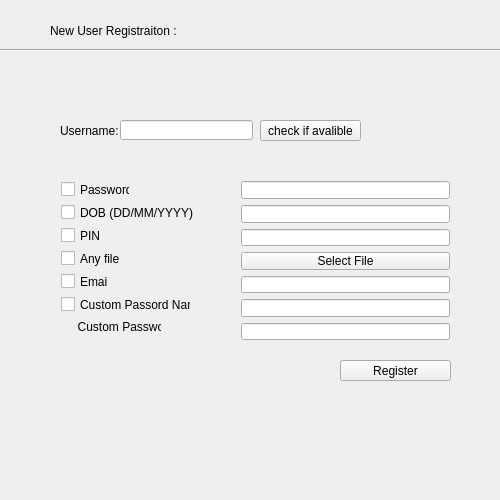
<?xml version="1.0" encoding="UTF-8"?>
<ui version="4.0">
 <class>UserRegistration</class>
 <widget class="QWizardPage" name="UserRegistration">
  <property name="windowModality">
   <enum>Qt::ApplicationModal</enum>
  </property>
  <property name="geometry">
   <rect>
    <x>0</x>
    <y>0</y>
    <width>500</width>
    <height>500</height>
   </rect>
  </property>
  <property name="windowTitle">
   <string>WizardPage</string>
  </property>
  <widget class="QLabel" name="label_2">
   <property name="geometry">
    <rect>
     <x>50</x>
     <y>10</y>
     <width>261</width>
     <height>41</height>
    </rect>
   </property>
   <property name="text">
    <string>New User Registraiton : </string>
   </property>
  </widget>
  <widget class="Line" name="line">
   <property name="geometry">
    <rect>
     <x>0</x>
     <y>40</y>
     <width>501</width>
     <height>20</height>
    </rect>
   </property>
   <property name="orientation">
    <enum>Qt::Horizontal</enum>
   </property>
  </widget>
  <widget class="QPushButton" name="pbRegister">
   <property name="geometry">
    <rect>
     <x>340</x>
     <y>360</y>
     <width>111</width>
     <height>21</height>
    </rect>
   </property>
   <property name="text">
    <string>Register</string>
   </property>
  </widget>
  <widget class="QLabel" name="lUserName">
   <property name="geometry">
    <rect>
     <x>60</x>
     <y>120</y>
     <width>61</width>
     <height>21</height>
    </rect>
   </property>
   <property name="text">
    <string>Username:</string>
   </property>
  </widget>
  <widget class="QLineEdit" name="leUserName">
   <property name="geometry">
    <rect>
     <x>120</x>
     <y>120</y>
     <width>133</width>
     <height>20</height>
    </rect>
   </property>
  </widget>
  <widget class="QCheckBox" name="cbPassword">
   <property name="geometry">
    <rect>
     <x>61</x>
     <y>181</y>
     <width>69</width>
     <height>17</height>
    </rect>
   </property>
   <property name="text">
    <string>Password</string>
   </property>
  </widget>
  <widget class="QLineEdit" name="lePassword">
   <property name="geometry">
    <rect>
     <x>241</x>
     <y>181</y>
     <width>209</width>
     <height>18</height>
    </rect>
   </property>
  </widget>
  <widget class="QCheckBox" name="cbDob">
   <property name="geometry">
    <rect>
     <x>61</x>
     <y>204</y>
     <width>161</width>
     <height>17</height>
    </rect>
   </property>
   <property name="text">
    <string>DOB (DD/MM/YYYY)</string>
   </property>
  </widget>
  <widget class="QLineEdit" name="leDob">
   <property name="geometry">
    <rect>
     <x>241</x>
     <y>205</y>
     <width>209</width>
     <height>18</height>
    </rect>
   </property>
  </widget>
  <widget class="QCheckBox" name="cbPin">
   <property name="geometry">
    <rect>
     <x>61</x>
     <y>227</y>
     <width>40</width>
     <height>17</height>
    </rect>
   </property>
   <property name="text">
    <string>PIN</string>
   </property>
  </widget>
  <widget class="QCheckBox" name="cbAnyFile">
   <property name="geometry">
    <rect>
     <x>61</x>
     <y>250</y>
     <width>59</width>
     <height>17</height>
    </rect>
   </property>
   <property name="text">
    <string>Any file</string>
   </property>
  </widget>
  <widget class="QLineEdit" name="lePin">
   <property name="geometry">
    <rect>
     <x>241</x>
     <y>229</y>
     <width>209</width>
     <height>17</height>
    </rect>
   </property>
  </widget>
  <widget class="QCheckBox" name="cbEmail">
   <property name="geometry">
    <rect>
     <x>61</x>
     <y>273</y>
     <width>47</width>
     <height>17</height>
    </rect>
   </property>
   <property name="text">
    <string>Email</string>
   </property>
  </widget>
  <widget class="QCheckBox" name="cbCustomPassword">
   <property name="geometry">
    <rect>
     <x>61</x>
     <y>296</y>
     <width>130</width>
     <height>17</height>
    </rect>
   </property>
   <property name="text">
    <string>Custom Passord Name</string>
   </property>
  </widget>
  <widget class="QLineEdit" name="leEmail">
   <property name="geometry">
    <rect>
     <x>241</x>
     <y>276</y>
     <width>209</width>
     <height>17</height>
    </rect>
   </property>
  </widget>
  <widget class="QLineEdit" name="leCustomPassN">
   <property name="geometry">
    <rect>
     <x>241</x>
     <y>299</y>
     <width>209</width>
     <height>18</height>
    </rect>
   </property>
  </widget>
  <widget class="QPushButton" name="pbCheckUserName">
   <property name="geometry">
    <rect>
     <x>260</x>
     <y>120</y>
     <width>101</width>
     <height>21</height>
    </rect>
   </property>
   <property name="text">
    <string>check if avalible</string>
   </property>
  </widget>
  <widget class="QLabel" name="CustomPass">
   <property name="geometry">
    <rect>
     <x>61</x>
     <y>319</y>
     <width>100</width>
     <height>16</height>
    </rect>
   </property>
   <property name="text">
    <string>     Custom Password</string>
   </property>
  </widget>
  <widget class="QPushButton" name="pbSelectFile">
   <property name="geometry">
    <rect>
     <x>241</x>
     <y>252</y>
     <width>209</width>
     <height>18</height>
    </rect>
   </property>
   <property name="text">
    <string>Select File</string>
   </property>
  </widget>
  <widget class="QLineEdit" name="leCustomPass">
   <property name="geometry">
    <rect>
     <x>241</x>
     <y>323</y>
     <width>209</width>
     <height>17</height>
    </rect>
   </property>
  </widget>
  <widget class="QLabel" name="lUserNameStatus">
   <property name="geometry">
    <rect>
     <x>360</x>
     <y>120</y>
     <width>121</width>
     <height>21</height>
    </rect>
   </property>
   <property name="text">
    <string/>
   </property>
  </widget>
 </widget>
 <resources/>
 <connections/>
</ui>
